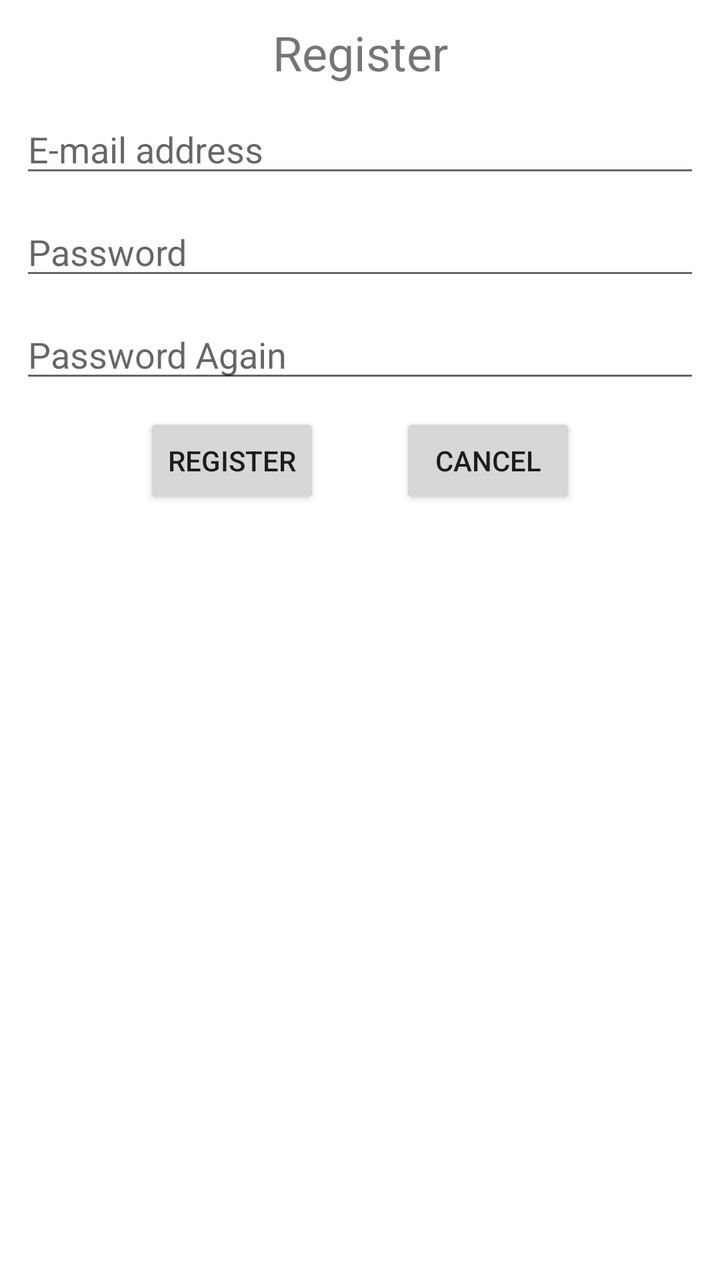
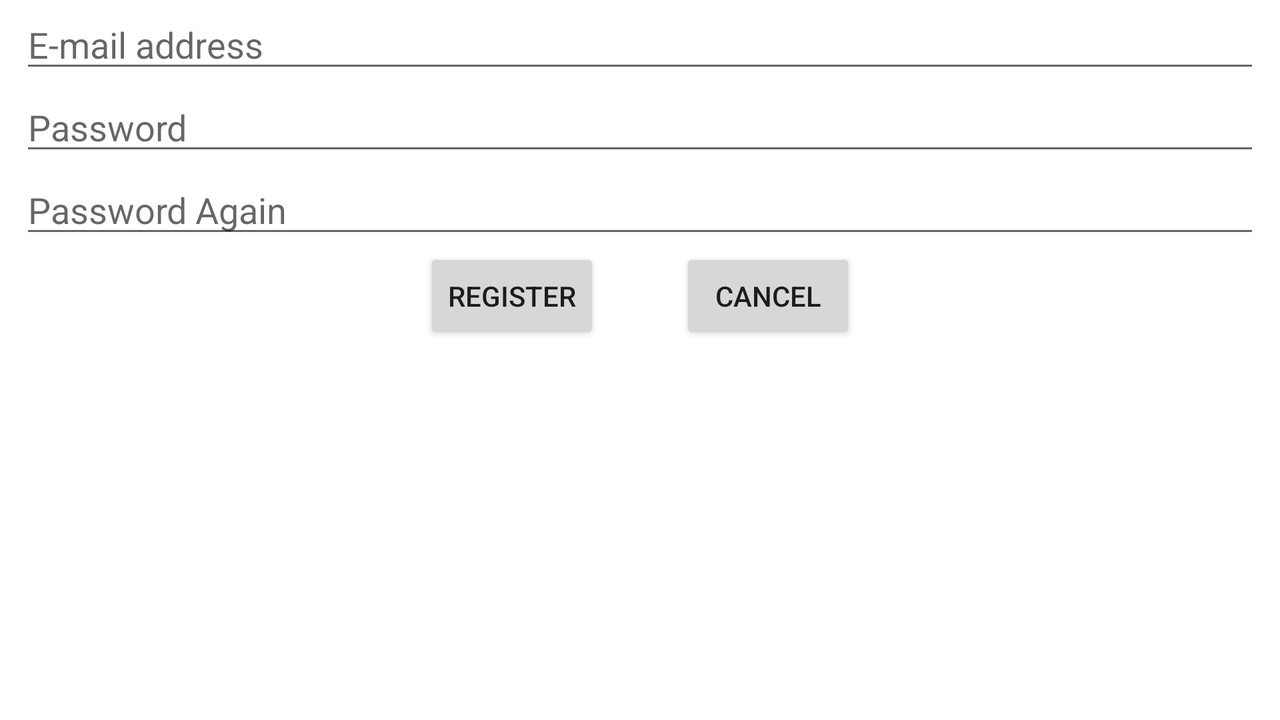

One screen, two layout resources from the same app: the default and the author's alternative for another configuration. Each is rendered where Android would select it; the XML of both is given below.
<!-- AndroidManifest.xml: application theme Theme.Mobilalk_autobolt -->
<!-- res/layout/activity_register.xml -->
<?xml version="1.0" encoding="utf-8"?>
<RelativeLayout
    xmlns:android="http://schemas.android.com/apk/res/android"
    xmlns:tools="http://schemas.android.com/tools"
    android:layout_width="match_parent"
    android:layout_height="match_parent"
    tools:context=".RegisterActivity">

    <TextView
        android:id="@+id/registrationTextView"
        android:layout_width="match_parent"
        android:layout_height="wrap_content"
        android:layout_marginTop="@dimen/default_margin"
        android:text="@string/registration"
        android:textSize="24sp"
        android:layout_alignParentStart="true"
        android:layout_alignParentEnd="true"
        android:textAlignment="center"/>



    <EditText
        android:id="@+id/userEmailEditText"
        android:layout_width="match_parent"
        android:layout_height="wrap_content"
        android:layout_marginTop="@dimen/default_margin"
        android:layout_marginLeft="10dp"
        android:layout_marginRight="10dp"
        android:ems="10"
        android:hint="@string/email_address"
        android:inputType="textEmailAddress"
        android:layout_alignParentStart="true"
        android:layout_alignParentEnd="true"
        android:layout_below="@id/registrationTextView"/>

    <EditText
        android:id="@+id/passwordEditText"
        android:layout_width="match_parent"
        android:layout_height="wrap_content"
        android:layout_marginTop="@dimen/default_margin"
        android:layout_marginLeft="10dp"
        android:layout_marginRight="10dp"
        android:ems="10"
        android:hint="@string/password"
        android:inputType="textPassword"
        android:layout_alignParentStart="true"
        android:layout_alignParentEnd="true"
        android:layout_below="@id/userEmailEditText"/>

    <EditText
        android:id="@+id/passwordAgainEditText"
        android:layout_width="match_parent"
        android:layout_height="wrap_content"
        android:layout_marginTop="@dimen/default_margin"
        android:layout_marginLeft="10dp"
        android:layout_marginRight="10dp"
        android:ems="10"
        android:hint="@string/password_again"
        android:inputType="textPassword"
        android:layout_alignParentStart="true"
        android:layout_alignParentEnd="true"
        android:layout_below="@id/passwordEditText"/>



    <LinearLayout
        android:layout_width="wrap_content"
        android:layout_height="wrap_content"
        android:orientation="horizontal"
        android:layout_below="@+id/passwordAgainEditText"
        android:layout_marginTop="@dimen/default_margin"
        android:layout_centerHorizontal="true">

        <Button
            android:layout_width="wrap_content"
            android:layout_height="wrap_content"
            android:text="@string/registration"
            android:onClick="register"/>

        <Button
            android:layout_width="wrap_content"
            android:layout_height="wrap_content"
            android:layout_marginStart="40dp"
            android:text="@string/cancel"
            android:onClick="cancel"/>

    </LinearLayout>


</RelativeLayout>
<!-- resources referenced by this layout -->
<resources>
  <dimen name="default_margin">10dp</dimen>
  <string name="cancel">Cancel</string>
  <string name="email_address">E-mail address</string>
  <string name="password">Password</string>
  <string name="password_again">Password Again</string>
  <string name="registration">Register</string>
  <style name="Theme.Mobilalk_autobolt" parent="Theme.MaterialComponents.DayNight.DarkActionBar">
          
          <item name="colorPrimary">@color/purple_500</item>
          <item name="colorPrimaryVariant">@color/purple_700</item>
          <item name="colorOnPrimary">@color/white</item>
          
          <item name="colorSecondary">@color/teal_200</item>
          <item name="colorSecondaryVariant">@color/teal_700</item>
          <item name="colorOnSecondary">@color/black</item>
          
          <item name="android:statusBarColor" tools:targetApi="l">?attr/colorPrimaryVariant</item>
          
      </style>
  <color name="purple_500">#FF014866</color>
  <color name="purple_700">#FF1D4052</color>
  <color name="white">#FFFFFFFF</color>
  <color name="teal_200">#FF03DAC5</color>
  <color name="teal_700">#FF018786</color>
  <color name="black">#FF000000</color>
</resources>
<!-- res/layout-land/activity_register.xml (the author's variant of the layout above) -->
<!-- drawn on the phone turned sideways -->
<?xml version="1.0" encoding="utf-8"?>
<RelativeLayout
    xmlns:android="http://schemas.android.com/apk/res/android"
    xmlns:tools="http://schemas.android.com/tools"
    android:layout_width="match_parent"
    android:layout_height="match_parent"
    tools:context=".RegisterActivity">




    <EditText
        android:id="@+id/userEmailEditText"
        android:layout_width="match_parent"
        android:layout_height="wrap_content"
        android:layout_marginLeft="10dp"
        android:layout_marginRight="10dp"
        android:ems="10"
        android:hint="@string/email_address"
        android:inputType="textEmailAddress"
        android:layout_alignParentStart="true"
        android:layout_alignParentEnd="true" />

    <EditText
        android:id="@+id/passwordEditText"
        android:layout_width="match_parent"
        android:layout_height="wrap_content"
        android:layout_marginLeft="10dp"
        android:layout_marginRight="10dp"
        android:ems="10"
        android:hint="@string/password"
        android:inputType="textPassword"
        android:layout_alignParentStart="true"
        android:layout_alignParentEnd="true"
        android:layout_below="@id/userEmailEditText"/>

    <EditText
        android:id="@+id/passwordAgainEditText"
        android:layout_width="match_parent"
        android:layout_height="wrap_content"
        android:layout_marginLeft="10dp"
        android:layout_marginRight="10dp"
        android:ems="10"
        android:hint="@string/password_again"
        android:inputType="textPassword"
        android:layout_alignParentStart="true"
        android:layout_alignParentEnd="true"
        android:layout_below="@id/passwordEditText"/>



    <LinearLayout
        android:layout_width="wrap_content"
        android:layout_height="wrap_content"
        android:orientation="horizontal"
        android:layout_below="@id/passwordAgainEditText"
        android:layout_centerHorizontal="true">

        <Button
            android:layout_width="wrap_content"
            android:layout_height="wrap_content"

            android:text="@string/registration"
            android:onClick="register"/>

        <Button
            android:layout_width="wrap_content"
            android:layout_height="wrap_content"
            android:layout_marginStart="40dp"
            android:text="@string/cancel"
            android:onClick="cancel"/>

    </LinearLayout>


</RelativeLayout>
<!-- resources referenced by the variant -->
<!-- as the phone turned sideways resolves them -->
<resources>
  <string name="cancel">Cancel</string>
  <string name="email_address">E-mail address</string>
  <string name="password">Password</string>
  <string name="password_again">Password Again</string>
  <string name="registration">Register</string>
  <style name="Theme.Mobilalk_autobolt" parent="Theme.MaterialComponents.DayNight.DarkActionBar">
          
          <item name="colorPrimary">@color/purple_500</item>
          <item name="colorPrimaryVariant">@color/purple_700</item>
          <item name="colorOnPrimary">@color/white</item>
          
          <item name="colorSecondary">@color/teal_200</item>
          <item name="colorSecondaryVariant">@color/teal_700</item>
          <item name="colorOnSecondary">@color/black</item>
          
          <item name="android:statusBarColor" tools:targetApi="l">?attr/colorPrimaryVariant</item>
          
      </style>
  <color name="purple_500">#FF014866</color>
  <color name="purple_700">#FF1D4052</color>
  <color name="white">#FFFFFFFF</color>
  <color name="teal_200">#FF03DAC5</color>
  <color name="teal_700">#FF018786</color>
  <color name="black">#FF000000</color>
</resources>
